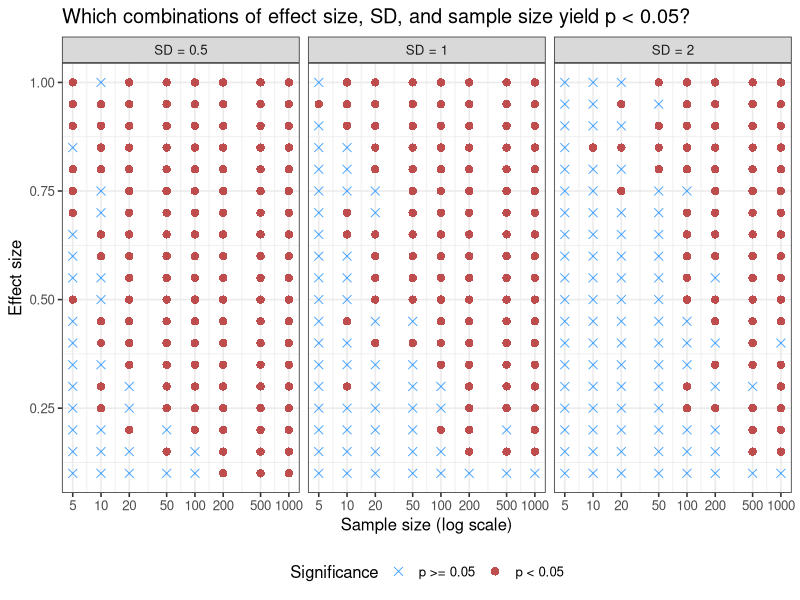
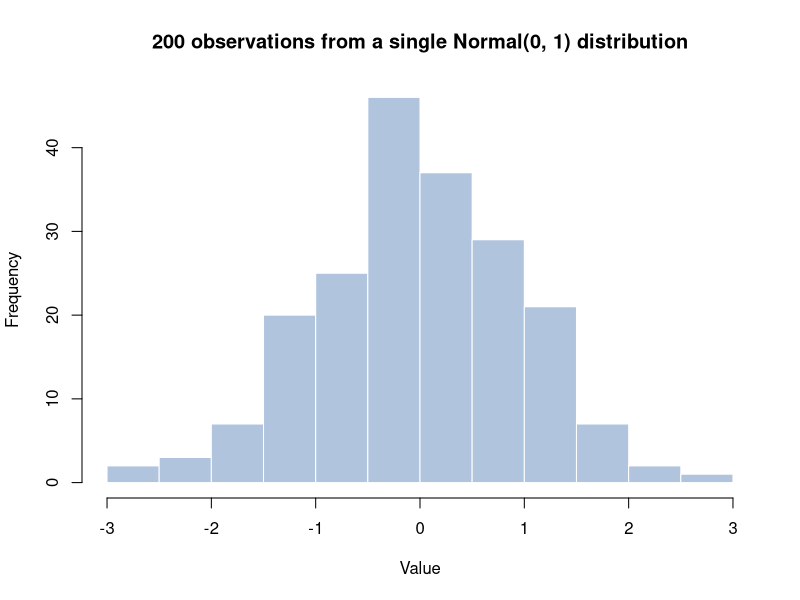
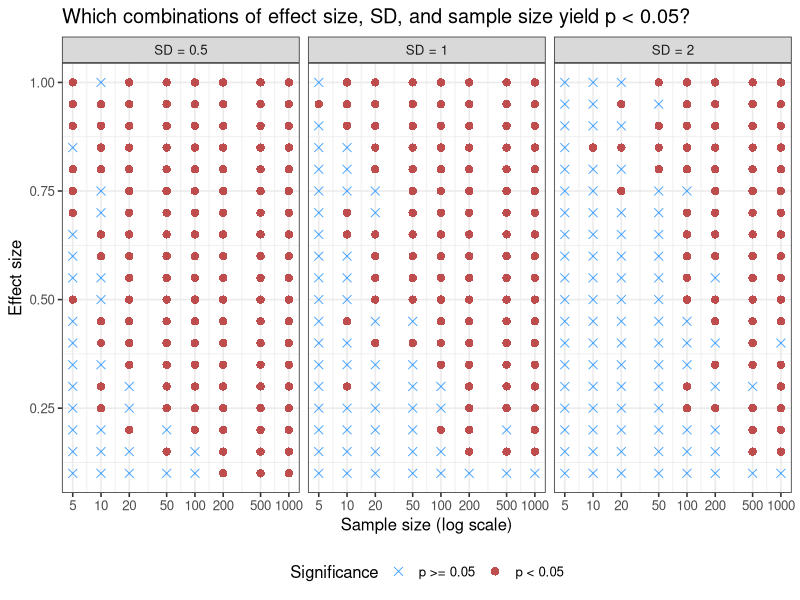

The R source for these figures, in order:
# ─────────────────────────────────────────────────────────────────────────────
# Assignment 03 — Homework: Effect Size, Variance, Sample Size & P-hacking
#
# Homework. Annotate this script, run it, and answer the questions embedded
# below. Add your notes in the spaces marked [ Add your notes here ].
# ─────────────────────────────────────────────────────────────────────────────


# ── Part 2: Effect of Effect Size, Variance, and Sample Size on P-values ─────
#
# Apart from the null hypothesis, the p-value depends on:
#   1. Effect size, 2. Sample size, and 3. Variance within each group.
#
# The code below simulates two groups for every combination of these three
# factors and runs a t-test for each.

library(tidyverse)

# [ Add your notes here. ]


# Nested simulation: for each combination of effect_size, std_deviation,
# and sample_size, simulate two groups and record the t-test p-value.

effect_sizes <- seq(0.1, 1, by = 0.05)
std_devs     <- c(0.5, 1, 2)
sample_sizes <- c(5, 10, 20, 50, 100, 200, 500, 1000)

n_combos     <- length(effect_sizes) * length(std_devs) * length(sample_sizes)
results_list <- vector("list", n_combos)
idx          <- 1L

for (effect_size in effect_sizes) {
  for (stddev in std_devs) {
    for (sample_size in sample_sizes) {

      group1 <- rnorm(sample_size, mean = 0,           sd = stddev)
      group2 <- rnorm(sample_size, mean = effect_size, sd = stddev)

      ttest_result <- t.test(group1, group2)

      results_list[[idx]] <- c(
        effect_size   = effect_size,
        std_deviation = stddev,
        sample_size   = sample_size,
        pvalue        = ttest_result$p.value
      )

      idx <- idx + 1L
    }
  }
}

es_sd_ss_pvalue <- as_tibble(do.call(rbind, results_list))
print(es_sd_ss_pvalue)

# [ Add your notes here. ]


# Add a column flagging whether p < 0.05

es_sd_ss_pvalue <- es_sd_ss_pvalue |>
  mutate(pvalue_below_thresh = pvalue < 0.05)

# [ Add your notes here. ]


# Three-panel plot: one panel per std_deviation value.
# x-axis: sample_size (log scale); y-axis: effect_size;
# color/shape: whether p < 0.05 (red circle) or not (blue cross).

plot_es_sd_ss_pvalue <- es_sd_ss_pvalue |>
  ggplot(aes(
    x     = sample_size,
    y     = effect_size,
    color = pvalue_below_thresh,
    shape = pvalue_below_thresh
  )) +
  geom_point(size = 2.5, alpha = 0.8) +
  scale_shape_manual(
    values = c(`FALSE` = 4, `TRUE` = 16),
    labels = c("p >= 0.05", "p < 0.05")
  ) +
  scale_color_manual(
    values = c(`FALSE` = "dodgerblue", `TRUE` = "firebrick"),
    labels = c("p >= 0.05", "p < 0.05")
  ) +
  scale_x_log10(breaks = c(5, 10, 20, 50, 100, 200, 500, 1000)) +
  facet_wrap(
    ~ std_deviation,
    nrow     = 1,
    labeller = labeller(std_deviation = \(x) paste("SD =", x))
  ) +
  labs(
    title = "Which combinations of effect size, SD, and sample size yield p < 0.05?",
    x     = "Sample size (log scale)",
    y     = "Effect size",
    color = "Significance",
    shape = "Significance"
  ) +
  theme_bw(base_size = 12) +
  theme(legend.position = "bottom")

print(plot_es_sd_ss_pvalue)

ggsave(
  filename = "effectsize_variance_samplesize_pvalue.pdf",
  plot     = plot_es_sd_ss_pvalue,
  width    = 12,
  height   = 5
)


# Question (Part 2):
# Examine the figure and write a short paragraph about your observations on how
# effect size, sample size, and within-group variance each influence the p-value.
#
# [ Write your answer here. ]


# ── Part 3: P-hacking ────────────────────────────────────────────────────────
#
# P-hacking is the practice of collecting or selecting data or statistical
# analyses until nonsignificant results become significant.


# Generate a null dataset: 200 observations from a single Normal(0, 1) distribution

set.seed(42)
data <- rnorm(200)

hist(data,
     breaks = 20,
     col    = "lightsteelblue",
     border = "white",
     xlab   = "Value",
     main   = "200 observations from a single Normal(0, 1) distribution")

# [ Add your notes here. ]


# Initialise counters
attempts <- 0
pvalue   <- 1


# Keep splitting the data randomly into two groups until p < 0.05

all_indices <- seq_along(data)

while (pvalue > 0.05) {
  attempts <- attempts + 1

  case_indices    <- sample(all_indices, size = 100, replace = FALSE)
  control_indices <- setdiff(all_indices, case_indices)

  cases    <- data[case_indices]
  controls <- data[control_indices]

  pvalue <- t.test(cases, controls)$p.value
}

cat(sprintf(
  "\"Significant\" result found! p = %.4f after %d attempt(s).\n",
  pvalue, attempts
))

# [ Add your notes here. ]


# Question (Part 3):
# What does this coding exercise have to do with p-hacking?
#
# [ Write your answer here. ]
